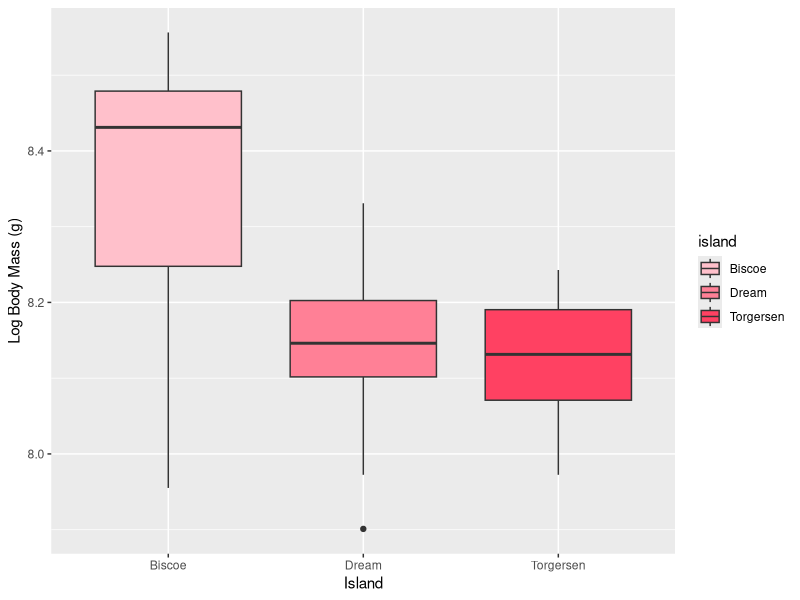
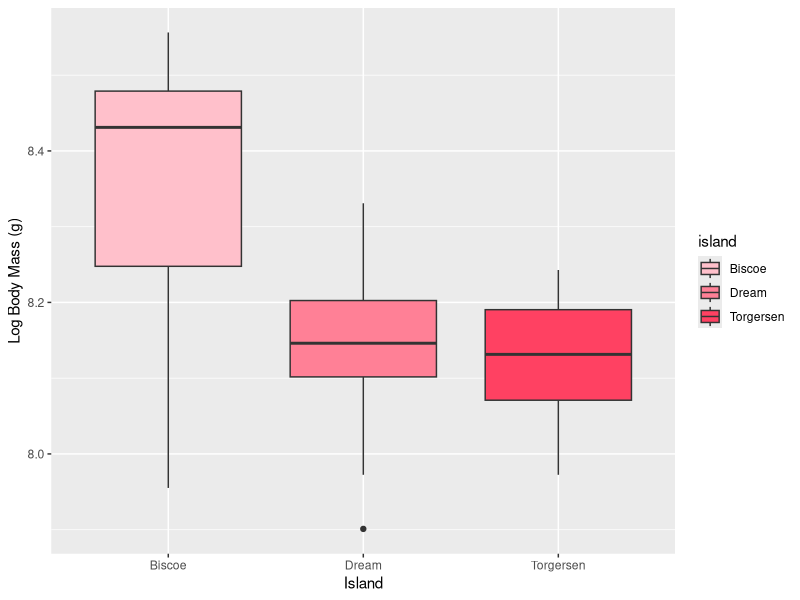
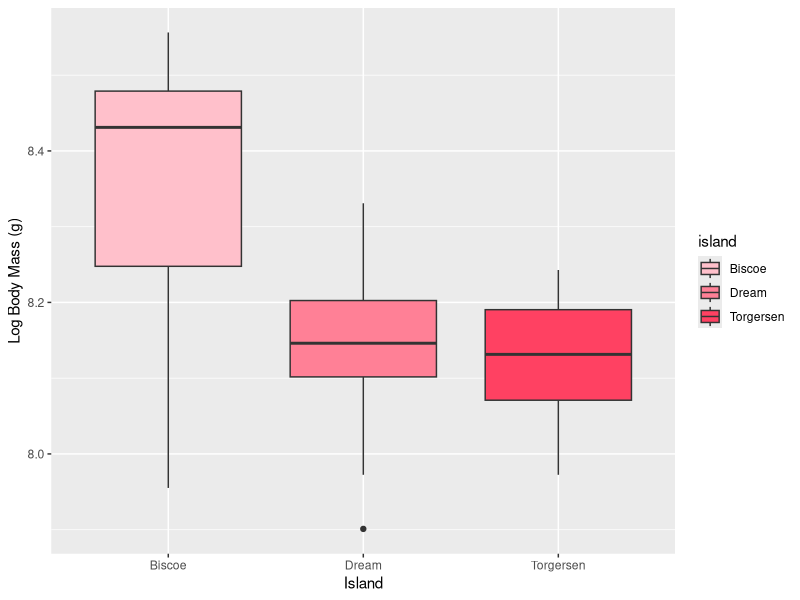

These charts were generated, in order, by the following R code:
##This is code for Week 4 homework
##by: Solimar Carrasquillo Ho
##created: 2024-09-17
##last modified: 2024-09-17

#load libraries

library(palmerpenguins)
library(tidyverse)
library(here)
library(praise)
library(ggplot2)

#data analysis

#1. calculate the mean and variance of body mass by species, island, 
#and sex without any NAs

penguins %>%
  drop_na(island, sex, species)%>%
  group_by(island, sex, species) %>%
  summarise(mean_body = mean(body_mass_g, na.rm = TRUE),
  variance_body = var(body_mass_g, na.rm = TRUE))



#2. filter out male penguins, calculate log body mass, 
#select only the columns for species, island, sex and log body mass
#use data to make any plot 

gurl_penguins <- penguins %>%
  filter(sex != "male") %>%
  mutate(log_mass = log(body_mass_g)) %>%
  select(c(species, island, sex, log_mass))

#view the dataframe
view(gurl_penguins)

#create a graph w/ ggplot w/ hello kitty theme
ggplot(gurl_penguins, 
       mapping = aes(x = island, y = log_mass, fill = island)) +
         geom_boxplot() +
  labs(x = "Island", y = "Log Body Mass (g)") + 
  scale_fill_manual(values = c("#FFC0CB", "#FF8096", "#FF4162" ))
  theme_bw() 

#adding pink colors text
  hello_kitty <- ggplot(gurl_penguins, 
         mapping = aes(x = island, y = log_mass, fill = island)) +
    geom_boxplot() +
    labs(x = "Island", y = "Log Body Mass (g)") + 
    scale_fill_manual(values = c("#FFC0CB", "#FF8096", "#FF4162" ))
  theme_bw() 
  
  
  #save ggplot jpg
  ggsave(here("Week_04", "Output", "hellokitty.jpg"),
         width = 7, height = 5)
  
  
#save ggplot pdf
  ggsave(here("Week_04", "Output", "hellokitty.pdf"),
         width = 7, height = 5)



  

  
